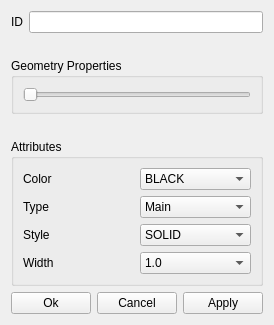
<?xml version="1.0" encoding="UTF-8"?>
<ui version="4.0">
 <class>SketchProperty</class>
 <widget class="QWidget" name="SketchProperty">
  <property name="geometry">
   <rect>
    <x>0</x>
    <y>0</y>
    <width>270</width>
    <height>325</height>
   </rect>
  </property>
  <property name="windowTitle">
   <string>Form</string>
  </property>
  <layout class="QVBoxLayout" name="verticalLayout_3">
   <item>
    <layout class="QHBoxLayout" name="horizontalLayout_6">
     <item>
      <widget class="QLabel" name="TextLabelID">
       <property name="text">
        <string>ID</string>
       </property>
      </widget>
     </item>
     <item>
      <widget class="QLineEdit" name="LineEditID">
       <property name="readOnly">
        <bool>true</bool>
       </property>
      </widget>
     </item>
    </layout>
   </item>
   <item>
    <spacer name="verticalSpacer">
     <property name="orientation">
      <enum>Qt::Vertical</enum>
     </property>
     <property name="sizeHint" stdset="0">
      <size>
       <width>20</width>
       <height>40</height>
      </size>
     </property>
    </spacer>
   </item>
   <item>
    <widget class="QGroupBox" name="GroupBoxGP">
     <property name="title">
      <string>Geometry Properties</string>
     </property>
     <layout class="QGridLayout" name="GroupBoxGPLayout">
      <item row="0" column="0">
       <widget class="QSlider" name="horizontalSlider">
        <property name="orientation">
         <enum>Qt::Horizontal</enum>
        </property>
       </widget>
      </item>
     </layout>
    </widget>
   </item>
   <item>
    <spacer name="verticalSpacer_2">
     <property name="orientation">
      <enum>Qt::Vertical</enum>
     </property>
     <property name="sizeHint" stdset="0">
      <size>
       <width>20</width>
       <height>40</height>
      </size>
     </property>
    </spacer>
   </item>
   <item>
    <widget class="QGroupBox" name="GroupBoxAttributes">
     <property name="title">
      <string>Attributes</string>
     </property>
     <layout class="QGridLayout" name="GroupBoxAttributesLayout">
      <item row="0" column="0">
       <widget class="QLabel" name="TextLabelColor">
        <property name="text">
         <string>Color</string>
        </property>
       </widget>
      </item>
      <item row="0" column="1">
       <widget class="QComboBox" name="ComboBoxColor">
        <item>
         <property name="text">
          <string>BLACK</string>
         </property>
        </item>
        <item>
         <property name="text">
          <string>BROWN</string>
         </property>
        </item>
        <item>
         <property name="text">
          <string>RED</string>
         </property>
        </item>
        <item>
         <property name="text">
          <string>ORANGE</string>
         </property>
        </item>
        <item>
         <property name="text">
          <string>YELLOW</string>
         </property>
        </item>
       </widget>
      </item>
      <item row="1" column="0">
       <widget class="QLabel" name="TextLabelType">
        <property name="text">
         <string>Type</string>
        </property>
       </widget>
      </item>
      <item row="1" column="1">
       <widget class="QComboBox" name="ComboBoxType">
        <item>
         <property name="text">
          <string>Main</string>
         </property>
        </item>
        <item>
         <property name="text">
          <string>Auxiliary</string>
         </property>
        </item>
       </widget>
      </item>
      <item row="2" column="0">
       <widget class="QLabel" name="TextLabelStyle">
        <property name="text">
         <string>Style</string>
        </property>
       </widget>
      </item>
      <item row="2" column="1">
       <widget class="QComboBox" name="ComboBoxStyle">
        <item>
         <property name="text">
          <string>SOLID</string>
         </property>
        </item>
        <item>
         <property name="text">
          <string>DASH</string>
         </property>
        </item>
        <item>
         <property name="text">
          <string>DOT</string>
         </property>
        </item>
        <item>
         <property name="text">
          <string>DOTDASH</string>
         </property>
        </item>
       </widget>
      </item>
      <item row="3" column="0">
       <widget class="QLabel" name="TextLabelWidth">
        <property name="text">
         <string>Width</string>
        </property>
       </widget>
      </item>
      <item row="3" column="1">
       <widget class="QComboBox" name="ComboBoxWidth">
        <item>
         <property name="text">
          <string>1.0</string>
         </property>
        </item>
        <item>
         <property name="text">
          <string>2.0</string>
         </property>
        </item>
        <item>
         <property name="text">
          <string>3.0</string>
         </property>
        </item>
        <item>
         <property name="text">
          <string>4.0</string>
         </property>
        </item>
        <item>
         <property name="text">
          <string>5.0</string>
         </property>
        </item>
        <item>
         <property name="text">
          <string>6.0</string>
         </property>
        </item>
        <item>
         <property name="text">
          <string>7.0</string>
         </property>
        </item>
        <item>
         <property name="text">
          <string>8.0</string>
         </property>
        </item>
        <item>
         <property name="text">
          <string>9.0</string>
         </property>
        </item>
       </widget>
      </item>
     </layout>
    </widget>
   </item>
   <item>
    <layout class="QHBoxLayout" name="horizontalLayout_7">
     <item>
      <widget class="QPushButton" name="PushButtonOK">
       <property name="text">
        <string>Ok</string>
       </property>
      </widget>
     </item>
     <item>
      <widget class="QPushButton" name="PushButtonCancel">
       <property name="text">
        <string>Cancel</string>
       </property>
      </widget>
     </item>
     <item>
      <widget class="QPushButton" name="PushButtonApply">
       <property name="text">
        <string>Apply</string>
       </property>
      </widget>
     </item>
    </layout>
   </item>
  </layout>
 </widget>
 <resources/>
 <connections/>
</ui>
